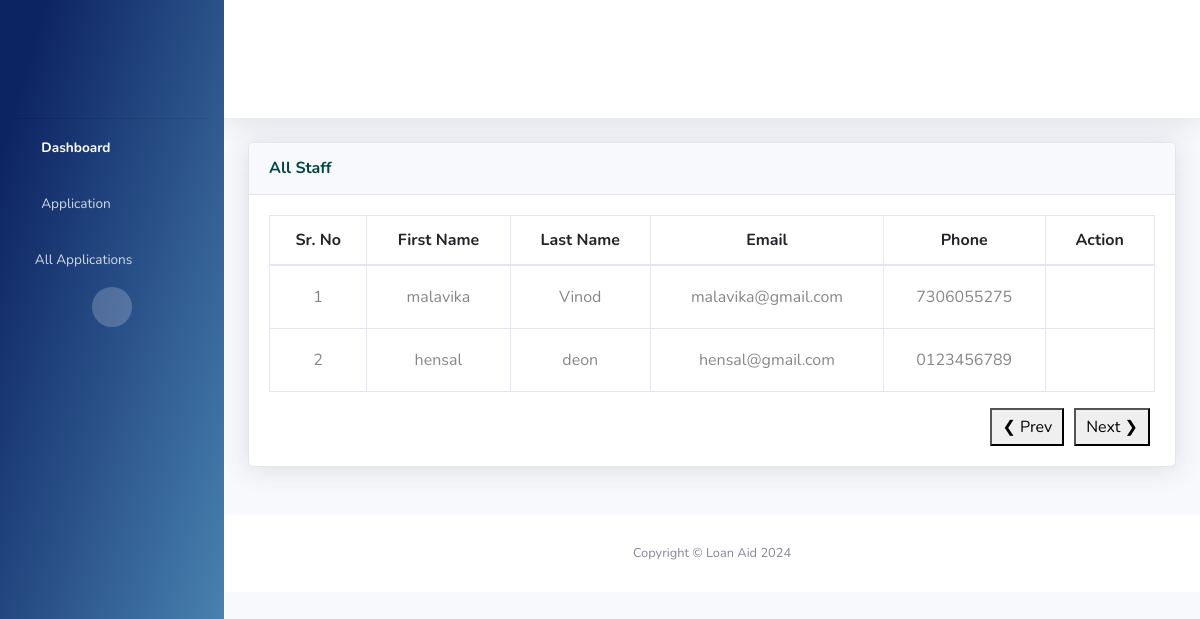
The page /list_staff/ on the database as committed earlier.
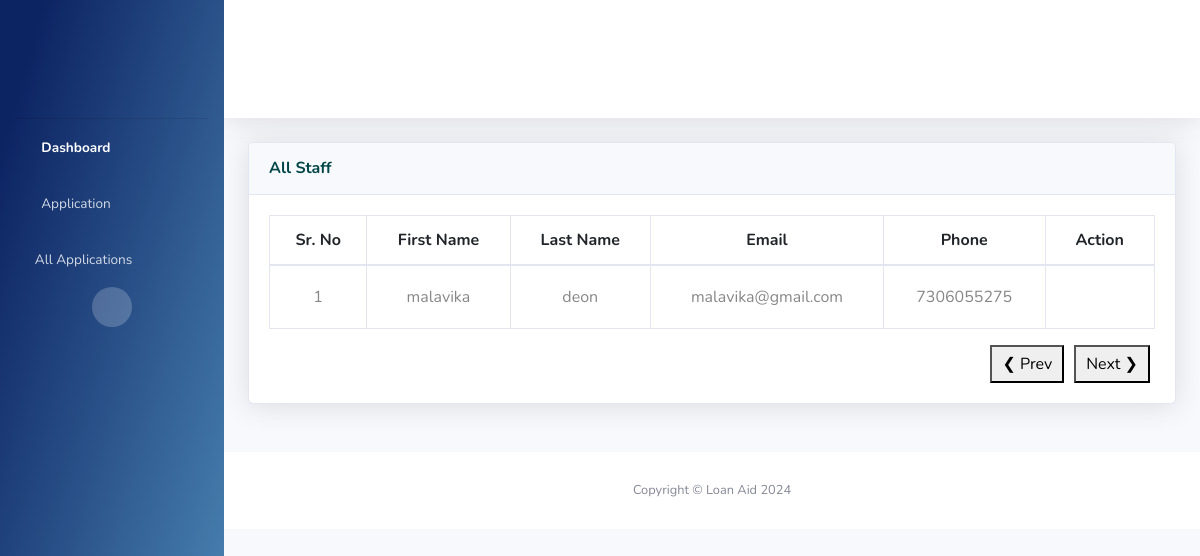
The same page on the database as committed later.
### UserApp/models.py (models this page shows, shortened)
class StaffModel(models.Model):
    staff_id = models.AutoField(primary_key=True)
    employee_id = models.CharField(max_length=10, unique=True, blank=True, null=True)
    first_name = models.CharField(max_length=100)
    last_name = models.CharField(max_length=100, blank=True, null=True)
    email = models.EmailField(unique=True)
    phone_no = models.CharField(
        max_length=10,
        validators=[
            RegexValidator(
                regex=r"^\d{10}$", message="Enter a valid 10-digit mobile number."
            )
        ],
    )
    password = models.CharField(max_length=128, null=True)
    is_active = models.BooleanField(default=True)
    is_staff = models.BooleanField(default=False)
    created_at = models.DateTimeField(auto_now_add=True)
    last_login = models.DateTimeField(null=True, blank=True)
    profile_completed = models.BooleanField(default=False)
    adhaar_no = models.CharField(max_length=100, null=True, blank=True)
    adhaar_img = models.FileField(upload_to="adhaar/", null=True, blank=True)
    pan_no = models.CharField(max_length=100, null=True, blank=True)
    pan_img = models.FileField(upload_to="pancard/", null=True, blank=True)
    bank_name = models.CharField(max_length=100, null=True, blank=True)
    ifsc_code = models.CharField(max_length=100, null=True, blank=True)
    account_no = models.CharField(max_length=100, null=True, blank=True)
    branch = models.CharField(max_length=100, null=True, blank=True)

### UserApp/views.py (the view)
# urls.py: path('list_staff/',views.list_staff,name='list_staff'),
def list_staff(request):
    all_staff = StaffModel.objects.all()
    context = {'all_staff': all_staff}
    return render(request, 'all_staffs.html', context)

### templates/all_staffs.html (shortened to what this page needs)
{% extends 'includes/base.html' %}
{% load static %}
{% block content %}
                <div class="container-fluid">
                    <div class="row">
                        <div class="col-lg-12 mb-4">
                          <div class="card shadow mb-4">
                            <div class="card-header py-3">
                              <h6 class="m-0 font-weight-bold text-primary">All Staff</h6>
                            </div>
                            <div class="card-body">
                              <div class="table-responsive-xxl">
                                <table class="table table-bordered table-hover all-staff">
                                  <thead>
                                    <tr>
                                      <th scope="col">Sr. No</th>
                                      <th scope="col">First Name</th>
                                      <th scope="col">Last Name</th>
                                      <th scope="col">Email</th>
                                      <th scope="col">Phone</th>
                                      <th scope="col">Action</th>
                                    </tr>
                                  </thead>
                                  <tbody>
                                    {% for staff in all_staff %}
                                    <tr>
                                      <td>{{ forloop.counter }}</td>
                                      <td>{{ staff.first_name }}</td>
                                      <td>{{ staff.last_name }}</td>
                                      <td>{{ staff.email }}</td>
                                      <td>{{ staff.phone_no }}</td>
                                      <td>
                                        {% if staff.staff_id %}
                                          <a href="{% url 'view_profile' staff.staff_id %}">
                                            <i class="fa fa-eye" style="color: green"></i>
                                          </a>
                                          <form action="{% url 'delete_staff' staff.staff_id %}" method="post" style="display: inline">
                                            <button type="submit" class="btn" onclick="return confirm('Are you sure you want to delete this staff member?');">
                                              <i class="fa fa-trash-alt" style="color: red"></i>
                                            </button>
                                          </form>
                                        {% else %}
                                          <span>Missing ID</span>
                                        {% endif %}
                                      </td>
                                    </tr>
                                    {% endfor %}
                                  </tbody>
                                </table>
                                <div class="pagination">
                                  <button class="prev" onclick="changePage(-1)">&#10094; Prev</button>
                                  <button class="next" onclick="changePage(1)">Next &#10095;</button>
                                </div>
                              </div>
                            </div>
                          </div>
                        </div>
                      </div>
            </div>
            <footer class="sticky-footer bg-white">
                <div class="container my-auto">
                    <div class="copyright text-center my-auto">
                        <span>Copyright &copy; Loan Aid 2024</span>
                    </div>
                </div>
            </footer>
        </div>
    </div>
    {% endblock %}

### templates/includes/base.html (shortened to what this page needs)
{% load static %}
<!DOCTYPE html>
<html lang="en">
<head>
    <link href="{% static 'vendor/fontawesome-free/css/all.min.css' %}" rel="stylesheet" type="text/css">
    <link href="https://cdn.jsdelivr.net/npm/bootstrap@5.3.0-alpha1/dist/css/bootstrap.min.css" rel="stylesheet">
    <link href="https://cdn.jsdelivr.net/npm/select2@4.1.0-rc.0/dist/css/select2.min.css" rel="stylesheet">
    <link href="{% static 'css/sb-admin-2.min.css' %}" rel="stylesheet">
</head>
<body id="page-top">
    <div id="wrapper">
        <ul class="navbar-nav bg-gradient-primary sidebar sidebar-dark accordion" id="accordionSidebar">
            <a class="sidebar-brand d-flex align-items-center justify-content-center" href="{% url 'home' %}">
                <div class="logo" style="background-image: url({% static 'img/Loan Aid.png' %})"></div>
            </a>
            <li class="nav-item active">
                <a class="nav-link" href="{% url 'home' %}">
                    <i class="fas fa-fw fa-tachometer-alt"></i>
                    <span>Dashboard</span>
                </a>
            </li>
            <li class="nav-item">
                <a class="nav-link" href="{% url 'form' %}">
                    <i class="fas fa-fw fa-file"></i>
                    <span>Application</span>
                </a>
            </li>
            <li class="nav-item">
                <a class="nav-link" href="{% url 'all-application' %}">
                    <i class="fas fa-list-alt"></i>
                    <span>All Applications</span>
                </a>
            </li>
            <div class="text-center d-none d-md-inline">
                <button class="rounded-circle border-0" id="sidebarToggle"></button>
            </div>
        </ul>
        <div id="content-wrapper" class="d-flex flex-column">
            <div id="content">
                <nav class="navbar navbar-expand navbar-light bg-white topbar mb-4 static-top shadow">
                    <ul class="navbar-nav ml-auto">
                        <li class="nav-item dropdown no-arrow">
                            <a class="nav-link dropdown-toggle" href="#" id="userDropdown" role="button"
                               data-bs-toggle="dropdown" aria-expanded="false">
                                <i class="fas fa-fw fa-user"></i>
                            </a>
                        </li>
                    </ul>
                </nav>
                {% block content %}{% endblock %}
            </div>
</body>
</html>

### templates/includes/base.html (style rules this page uses)
.logo { height: 7.5rem; width: 9rem; background-position: center; background-size: cover; background-repeat: no-repeat; }
.table th { white-space: nowrap; }
.table td { white-space: nowrap; color: #878787; }
.table { width: 100%; margin-bottom: 1rem; background-color: transparent; }
.table th, .table td { padding: 12px 15px; vertical-align: middle; text-align: center; }
.pagination { display: flex; justify-content: flex-end; margin-top: 10px; }
.pagination button { margin: 0 5px; padding: 5px 10px; cursor: pointer; }

Rows that differ between the two databases and show on the page:
removed StaffModel: first_name "hensal", last_name "deon", email "hensal@gmail.com", phone_no "0123456789"
changed StaffModel "malavika": last_name "Vinod" → "deon"
